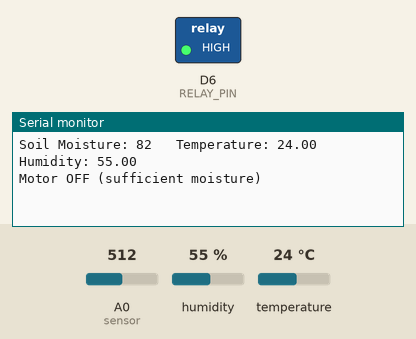
Bench run of a sketch on a simulated ESP8266 (NodeMCU). Shown: switched loads named in the sketch (green lamp = pin HIGH), the last lines printed to the serial monitor. Inputs (shaded band) come from the test bench; at power-on: A0 (sensor) = 512, humidity 55 %, temperature 24 °C. WiFi joins after 1.5 s; servers stay silent unless stated.

Above: at 3.0 s.
3.1 s: A0 (sensor) set to 1011
At 4.4 s:
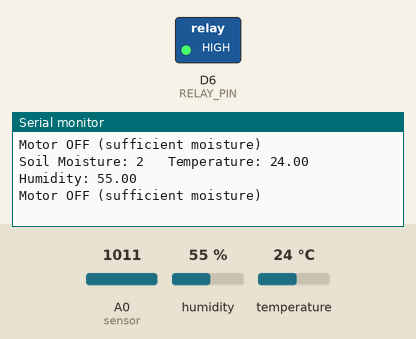
4.6 s: A0 (sensor) set to 1020
At 5.6 s:
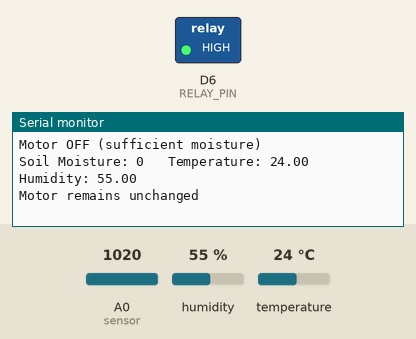
Timing chart, 0 to 7.6 s (numbered marks = the images above; inputs shaded):
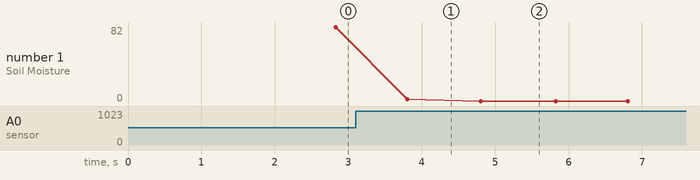

The sketch:

Smart_Irrigation_System.ino
```cpp
#define BLYNK_TEMPLATE_ID "TMPL3VftnLToC"
#define BLYNK_TEMPLATE_NAME "irrigation"
#define BLYNK_AUTH_TOKEN "LEFjvbGQGa7cvMgh5DWRYEhtCZMLE0N0"

#define BLYNK_PRINT Serial
#include <ESP8266WiFi.h>
#include <BlynkSimpleEsp8266.h>
#include <DHT.h>

char auth[] = BLYNK_AUTH_TOKEN;  // Blynk authentication token
char ssid[] = "OnePlus Nord CE 2";  // Your WiFi SSID
char pass[] = "56325632";  // Your WiFi password

BlynkTimer timer;

#define DHTPIN 4  // Pin connected to DHT sensor
#define DHTTYPE DHT11
DHT dht(DHTPIN, DHTTYPE);

#define RELAY_PIN D6  // Pin connected to the relay for motor control

// Define soil moisture thresholds for different plants
#define CLAY_SOIL_POTATO_START 7.5
#define CLAY_SOIL_POTATO_STOP 10.0
#define SANDY_SOIL_MILLET_START 4.5
#define SANDY_SOIL_MILLET_STOP 5.5
#define LOAMY_SOIL_WHEAT_START 6.0
#define LOAMY_SOIL_WHEAT_STOP 7.5

// Variables for soil and plant type (will be updated via Blynk app)
String soilType;
String plantType;

// This function handles the soil type input from the Blynk app
BLYNK_WRITE(V3) {
  soilType = param.asStr();  // Get the soil type from virtual pin V3
  Serial.println("====================================");
  Serial.print("Soil Type set to: ");
  Serial.println(soilType);
  Serial.println("====================================");
}

// This function handles the plant type input from the Blynk app
BLYNK_WRITE(V4) {
  plantType = param.asStr();  // Get the plant type from virtual pin V4
  Serial.println("====================================");
  Serial.print("Plant Type set to: ");
  Serial.println(plantType);
  Serial.println("====================================");
}

void sendSensor() {
  int value = analogRead(A0);  // Read soil moisture sensor
  value = map(value, 400, 1023, 100, 0);  // Convert sensor value to percentage

  float h = dht.readHumidity();  // Read humidity from DHT sensor
  float t = dht.readTemperature();  // Read temperature from DHT sensor

  // Check if the DHT sensor is working properly
  if (isnan(h) || isnan(t)) {
    Serial.println("Failed to read from DHT sensor!");
    return;
  }

  // Send sensor data to Blynk (app will display it on respective virtual pins)
  Blynk.virtualWrite(V0, value);  // Soil moisture
  Blynk.virtualWrite(V1, t);  // Temperature
  Blynk.virtualWrite(V2, h);  // Humidity

  // Print sensor data to the Serial Monitor
  Serial.print("Soil Moisture: ");
  Serial.print(value);
  Serial.print("   Temperature: ");
  Serial.print(t);
  Serial.print("   Humidity: ");
  Serial.println(h);

  // Determine the thresholds based on soil type and plant type
  float startThreshold = 0;
  float stopThreshold = 0;

  if (soilType == "clay" && plantType == "potato") {
    startThreshold = CLAY_SOIL_POTATO_START;
    stopThreshold = CLAY_SOIL_POTATO_STOP;
  } else if (soilType == "sandy" && plantType == "millet") {
    startThreshold = SANDY_SOIL_MILLET_START;
    stopThreshold = SANDY_SOIL_MILLET_STOP;
  } else if (soilType == "loamy" && plantType == "wheat") {
    startThreshold = LOAMY_SOIL_WHEAT_START;
    stopThreshold = LOAMY_SOIL_WHEAT_STOP;
  }

// Control the relay based on soil moisture level and send relay state to Blynk


  if (value < startThreshold) {
    digitalWrite(RELAY_PIN, LOW);  // Turn on the motor
    Blynk.virtualWrite(V5, 1);     // Send "ON" to Blynk
    Serial.println("Motor ON (watering the plants)");
  } else if (value > stopThreshold) {
    digitalWrite(RELAY_PIN, HIGH); // Turn off the motor
    Blynk.virtualWrite(V5, 0);     // Send "OFF" to Blynk
    Serial.println("Motor OFF (sufficient moisture)");
  } else {
    Serial.println("Motor remains unchanged");
  }
}
void setup() {
  Serial.begin(115200);

  Blynk.begin(auth, ssid, pass);  // Connect to Blynk and Wi-Fi
  dht.begin();  // Initialize the DHT sensor

  pinMode(RELAY_PIN, OUTPUT);  // Set the relay pin as output
  digitalWrite(RELAY_PIN, HIGH);  // Initialize relay to off (HIGH) state

  timer.setInterval(1000L, sendSensor);  // Send sensor data every second
}

void loop() {
  Blynk.run();  // Run Blynk process (maintain connection)
  timer.run();  // Run the timer to send sensor data
}
```

Measured:
- the behaviour switches between 1019 and 1020 on A0 (sensor) (found by bisection; images 1 and 2)
- after the input at 3.1 s, the serial monitor: prints a new line after 0.70 s (image 1)
- after the input at 4.6 s, the serial monitor: prints a new line after 0.20 s (image 2)
- plotted number 1: 82 → 2 after the input at 3.1 s, 2 → 0 after the input at 4.6 s
